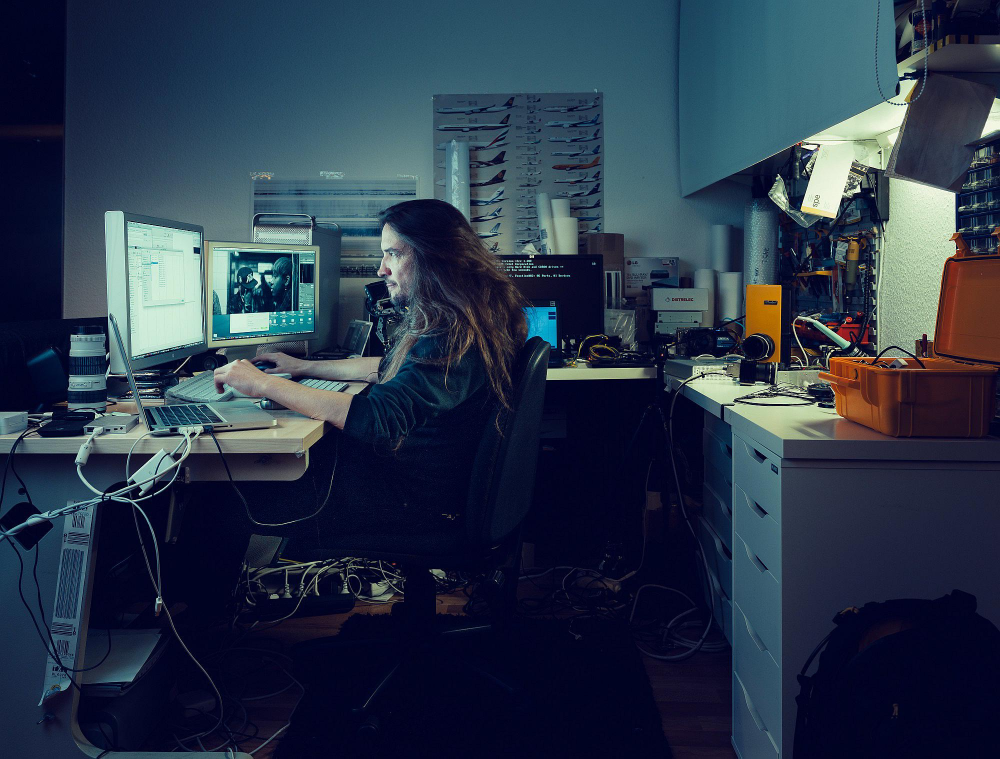
#> input picture Image Processing/testimage.jpeg, 2000 x 1517 px (shown at 1/2 size)
$ python image_processing.py
#> lines starting #> are read from the running program, lines starting #| are printed output that depends on the picture
from PIL import Image, ImageFilter

#IMAGE PROPERTIES
name = "testimage.jpeg"
folder = "assets"+"/"

#Open Image
#returns the Image object
def open_img(img_name):
#> called with img_name = 'testimage.jpeg'
	img = Image.open(img_name)
#> img is the input picture: PIL image 2000x1517 RGB; mean R, G, B 41.4, 54.5, 73.5
	return img

#Sharpen Image Function
def sharpen_img(path,img_name):
	img = open_img(img_name)
	sharp_img = img.filter(ImageFilter.SHARPEN)
	sharp_img.save("sharp_"+img_name,'JPEG')

#Resize Image Function
def resize_img(img_name,length,width):
	img = open_img(img_name)
	resized_img = img.resize((width,length))
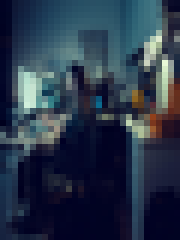
#> resized_img: PIL image 30x40 RGB (shown 6 times larger); mean R, G, B 41.4, 54.5, 73.4
	resized_img.save("resized_"+img_name,'JPEG')

#Get Image Exif Data
def exif(img_name):
	img = open_img(img_name)
	exifdata = img._getexif()
	print(exifdata)

#Rotate Image
def rotate_img(img_name,degrees):
#> called with img_name = 'testimage.jpeg', degrees = 45
	img = open_img(img_name)
	rotated_img = img.rotate(degrees)
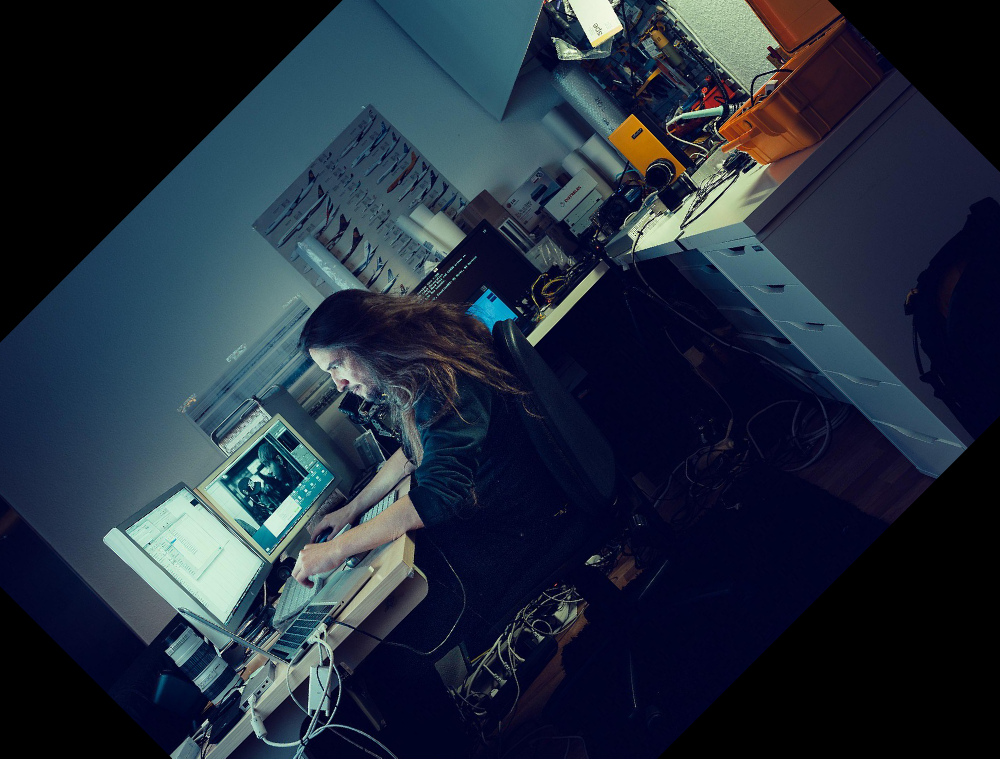
#> rotated_img: PIL image 2000x1517 RGB (shown at 1/2 size); mean R, G, B 33.7, 44.2, 59.3
	rotated_img.save("rotated_"+img_name,'JPEG')

#Test Functions
resize_img("testimage.jpeg",40,30) #resize test image to 40 by 30
rotate_img("testimage.jpeg",45) #rotate test image by 45 degrees counter-clockwise
